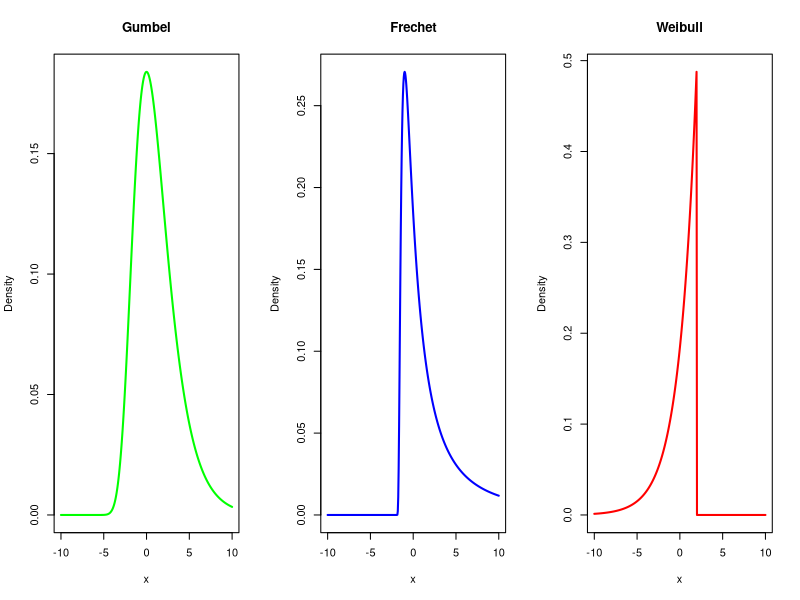

Recreate this plot in R.
## ---- chunk 1
library(evd) #rgev를 위해 필요
## ---- chunk 2
x <- seq(from=-10, to =10, by=0.05)
par(mfrow=c(1,3))
plot(x, dgumbel(x, scale=2), type='l', col="green", lwd=2, ylab='Density', xlab='x', main="Gumbel")
plot(x, dgev(x, scale=2, shape=1), type='l', col="blue", lwd=2, ylab='Density', xlab='x', main="Frechet")
plot(x, dgev(x, scale=2, shape=-1), type='l', col="red", lwd=2, ylab='Density', xlab='x', main="Weibull")
